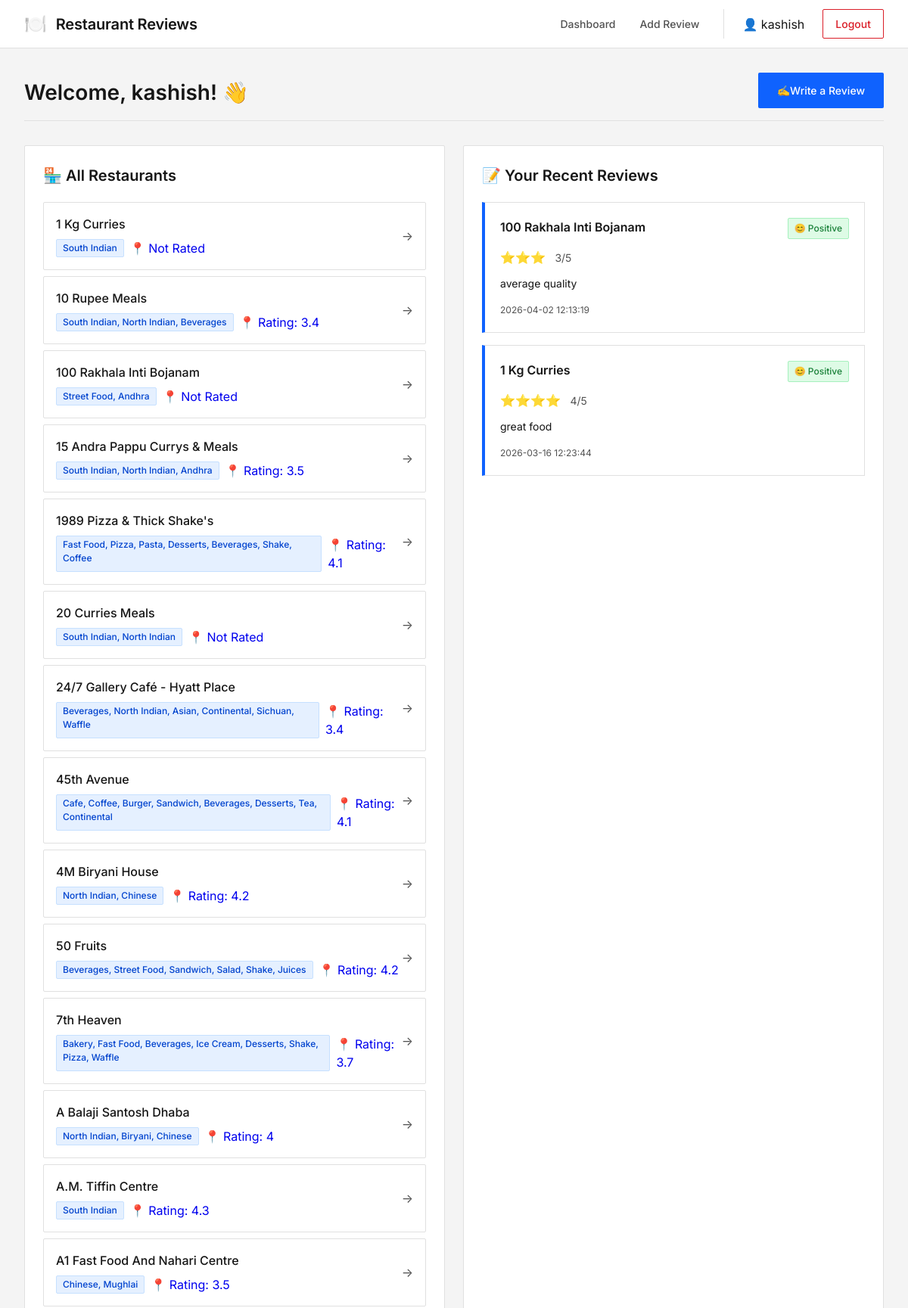
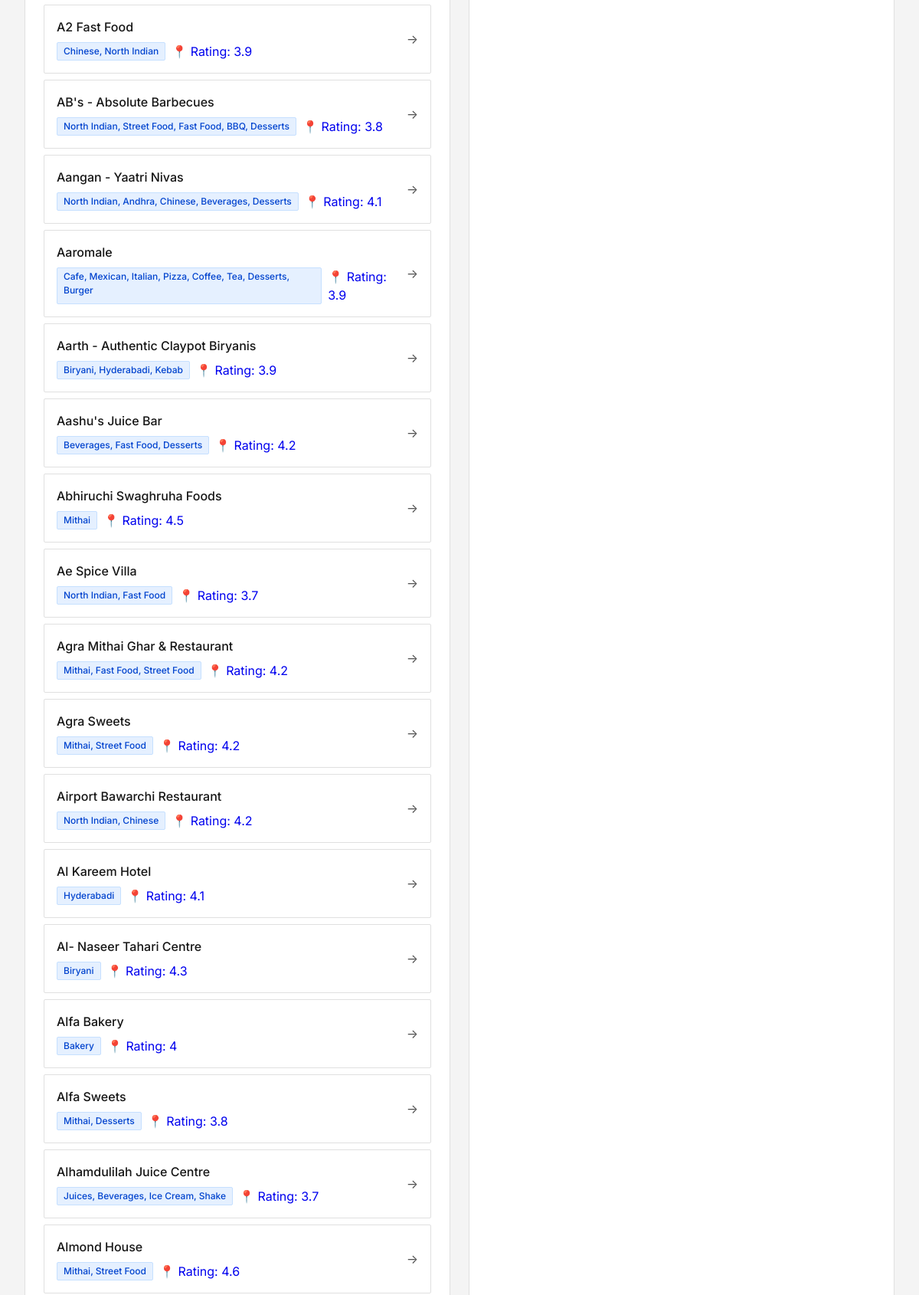
/dashboard (signed in, upper part), run on the app's committed database (2 pictures, top to bottom).
### tables this page shows
CREATE TABLE restaurants (
        id INTEGER PRIMARY KEY AUTOINCREMENT,
        name TEXT UNIQUE NOT NULL,
        cuisine TEXT,
        location TEXT,
        created_at TIMESTAMP DEFAULT CURRENT_TIMESTAMP
    );

### app.py (the view)
@app.route('/dashboard')
def dashboard():
    if 'user_id' not in session:
        return redirect(url_for('login'))
    conn = get_db()
    c = conn.cursor()
    c.execute("SELECT * FROM restaurants ORDER BY name")
    restaurants = c.fetchall()
    c.execute("""SELECT r.*, res.name as restaurant_name
                 FROM reviews r
                 JOIN restaurants res ON r.restaurant_id = res.id
                 WHERE r.user_id = ?
                 ORDER BY r.created_at DESC LIMIT 5""", (session['user_id'],))
    recent_reviews = c.fetchall()
    conn.close()
    return render_template('dashboard.html',
                         restaurants=restaurants,
                         recent_reviews=recent_reviews)

### app.py (called while the page is built)
def get_db():
    conn = sqlite3.connect(DATABASE)
    conn.row_factory = sqlite3.Row
    return conn

### templates/dashboard.html (shortened to what this page needs)
{% extends "base.html" %}
{% block content %}
<div class="container">
    <div class="page-header">
        <h1>Welcome, {{ session.username }}! 👋</h1>
        <a href="{{ url_for('add_review') }}" class="btn btn-primary">
            <span>✍️</span> Write a Review
        </a>
    </div>
    <div class="dashboard-grid">
        <div class="dashboard-card">
            <h2>🏪 All Restaurants</h2>
            <div class="restaurant-list">
                {% for restaurant in restaurants %}
                <a href="{{ url_for('restaurant_details', restaurant_id=restaurant.id) }}"
                   class="restaurant-item">
                    <div class="restaurant-info">
                        <h3>{{ restaurant.name }}</h3>
                        <p class="restaurant-meta">
                            <span class="badge badge-cuisine">{{ restaurant.cuisine }}</span>
                            <span>📍 {{ restaurant.location }}</span>
                        </p>
                    </div>
                    <span class="arrow">→</span>
                </a>
                {% endfor %}
            </div>
        </div>
        <div class="dashboard-card">
            <h2>📝 Your Recent Reviews</h2>
            {% if recent_reviews %}
            <div class="reviews-list">
                {% for review in recent_reviews %}
                <div class="review-item">
                    <div class="review-header">
                        <h4>{{ review.restaurant_name }}</h4>
                        <span class="sentiment-badge sentiment-{{ review.sentiment }}">
                        </span>
                    </div>
                    <div class="rating">
                        <span class="rating-text">{{ review.rating }}/5</span>
                    </div>
                    <p class="review-text">{{ review.review_text[:150] }}{% if review.review_text|length > 150 %}...{% endif %}</p>
                    <p class="review-date">{{ review.created_at }}</p>
                </div>
                {% endfor %}
            </div>
            {% else %}
            <div class="empty-state">
                <p>You haven't written any reviews yet.</p>
                <a href="{{ url_for('add_review') }}" class="btn btn-secondary">Write Your First Review</a>
            </div>
            {% endif %}
        </div>
    </div>
</div>
{% endblock %}

### static/style.css (style rules this page uses)
* { margin: 0; padding: 0; box-sizing: border-box; }
:root { --primary-color: #0f62fe; --primary-dark: #0043ce; --primary-light: #edf5ff; --secondary-color: #198038; --danger-color: #da1e28; --warning-color: #f1c21b; --dark: #161616; --light: #f4f4f4; --surface: #ffffff; --border: #e0e0e0; --border-strong: #8d8d8d; --text-primary: #161616; --text-secondary: #525252; --text-inverse: #ffffff; --positive: #198038; --neutral: #8d8d8d; --negative: #da1e28; --radius-sm: 0.125rem; --radius-md: 0.25rem; --radius-lg: 0.375rem; --transition: background-color 0.15s ease, border-color 0.15s ease, color 0.15s ease; --shadow-subtle: 0 1px 2px rgba(0, 0, 0, 0.05); }
body { font-family: 'Inter', -apple-system, BlinkMacSystemFont, 'Segoe UI', Roboto, Helvetica, Arial, sans-serif; background-color: var(--light); color: var(--text-primary); line-height: 1.5; min-height: 100vh; display: flex; flex-direction: column; -webkit-font-smoothing: antialiased; -moz-osx-font-smoothing: grayscale; }
.container { max-width: 1440px; margin: 0 auto; padding: 0 2rem; }
.btn { padding: 0.75rem 1.5rem; border-radius: var(--radius-sm); text-decoration: none; font-weight: 500; display: inline-flex; align-items: center; justify-content: center; transition: var(--transition); border: 1px solid transparent; cursor: pointer; font-size: 0.875rem; }
.btn-primary { background: var(--primary-color); color: var(--text-inverse); }
.page-header { display: flex; justify-content: space-between; align-items: flex-end; margin-bottom: 2rem; padding-bottom: 1rem; border-bottom: 1px solid var(--border); }
.page-header h1 { font-size: 1.75rem; color: var(--text-primary); font-weight: 600; }
.dashboard-grid { display: grid; grid-template-columns: repeat(auto-fit, minmax(450px, 1fr)); gap: 1.5rem; }
.dashboard-card { background: var(--surface); padding: 1.5rem; border: 1px solid var(--border); border-radius: var(--radius-sm); }
.dashboard-card h2 { margin-bottom: 1.25rem; color: var(--text-primary); font-size: 1.25rem; font-weight: 600; }
.restaurant-list { display: flex; flex-direction: column; gap: 0.5rem; }
.restaurant-item { display: flex; justify-content: space-between; align-items: center; padding: 1rem; background: var(--surface); border: 1px solid var(--border); border-radius: var(--radius-sm); text-decoration: none; transition: var(--transition); }
.restaurant-info h3 { margin-bottom: 0.25rem; color: var(--text-primary); font-weight: 500; font-size: 1rem; }
.restaurant-meta { display: flex; gap: 0.5rem; margin-top: 0.5rem; }
.badge { padding: 0.125rem 0.5rem; border-radius: var(--radius-sm); font-size: 0.75rem; font-weight: 500; border: 1px solid transparent; }
.badge-cuisine { background: #e5f0ff; color: #0043ce; border-color: #c6e0ff; }
.arrow { font-size: 1rem; color: var(--text-secondary); }
.reviews-list { display: flex; flex-direction: column; gap: 1rem; }
.review-item, .review-card { padding: 1.25rem; background: var(--surface); border: 1px solid var(--border); border-left: 4px solid var(--primary-color); }
.review-header { display: flex; justify-content: space-between; align-items: flex-start; margin-bottom: 0.75rem; }
.review-header h4 { color: var(--text-primary); font-weight: 600; font-size: 1rem; }
.sentiment-badge { padding: 0.25rem 0.5rem; border-radius: var(--radius-sm); font-size: 0.75rem; font-weight: 500; display: inline-flex; align-items: center; gap: 0.35rem; border: 1px solid transparent; }
.sentiment-positive { background: #defbe6; color: #198038; border-color: #a6f0bd; }
.rating { margin-bottom: 0.75rem; font-size: 1rem; color: #f1c21b; }
.rating-text { font-size: 0.875rem; color: var(--text-secondary); margin-left: 0.5rem; }
.review-text { color: var(--text-primary); line-height: 1.5; margin-bottom: 1rem; font-size: 0.875rem; }
.review-date { font-size: 0.75rem; color: var(--text-secondary); }

### data on the page
restaurants: name "1 Kg Curries", cuisine "South Indian", location "Not Rated"
restaurants: name "10 Rupee Meals", cuisine "South Indian, North Indian, Beverages", location "Rating: 3.4"
restaurants: name "100 Rakhala Inti Bojanam", cuisine "Street Food, Andhra", location "Not Rated"
restaurants: name "15 Andra Pappu Currys & Meals", cuisine "South Indian, North Indian, Andhra", location "Rating: 3.5"
restaurants: name "1989 Pizza & Thick Shake's", cuisine "Fast Food, Pizza, Pasta, Desserts, Beverages, Shake, Coffee", location "Rating: 4.1"
restaurants: name "20 Curries Meals", cuisine "South Indian, North Indian", location "Not Rated"
restaurants: name "24/7 Gallery Café - Hyatt Place", cuisine "Beverages, North Indian, Asian, Continental, Sichuan, Waffle", location "Rating: 3.4"
restaurants: name "45th Avenue", cuisine "Cafe, Coffee, Burger, Sandwich, Beverages, Desserts, Tea, Continental", location "Rating: 4.1"
restaurants: name "4M Biryani House", cuisine "North Indian, Chinese", location "Rating: 4.2"
restaurants: name "50 Fruits", cuisine "Beverages, Street Food, Sandwich, Salad, Shake, Juices", location "Rating: 4.2"
restaurants: name "7th Heaven", cuisine "Bakery, Fast Food, Beverages, Ice Cream, Desserts, Shake, Pizza, Waffle", location "Rating: 3.7"
restaurants: name "A Balaji Santosh Dhaba", cuisine "North Indian, Biryani, Chinese", location "Rating: 4"
restaurants: name "A.M. Tiffin Centre", cuisine "South Indian", location "Rating: 4.3"
restaurants: name "A1 Fast Food And Nahari Centre", cuisine "Chinese, Mughlai", location "Rating: 3.5"
restaurants: name "A2 Fast Food", cuisine "Chinese, North Indian", location "Rating: 3.9"
restaurants: name "AB's - Absolute Barbecues", cuisine "North Indian, Street Food, Fast Food, BBQ, Desserts", location "Rating: 3.8"
restaurants: name "Aangan - Yaatri Nivas", cuisine "North Indian, Andhra, Chinese, Beverages, Desserts", location "Rating: 4.1"
restaurants: name "Aaromale", cuisine "Cafe, Mexican, Italian, Pizza, Coffee, Tea, Desserts, Burger", location "Rating: 3.9"
restaurants: name "Aarth - Authentic Claypot Biryanis", cuisine "Biryani, Hyderabadi, Kebab", location "Rating: 3.9"
restaurants: name "Aashu's Juice Bar", cuisine "Beverages, Fast Food, Desserts", location "Rating: 4.2"
restaurants: name "Abhiruchi Swaghruha Foods", cuisine "Mithai", location "Rating: 4.5"
restaurants: name "Ae Spice Villa", cuisine "North Indian, Fast Food", location "Rating: 3.7"
restaurants: name "Agra Mithai Ghar & Restaurant", cuisine "Mithai, Fast Food, Street Food", location "Rating: 4.2"
restaurants: name "Agra Sweets", cuisine "Mithai, Street Food", location "Rating: 4.2"
restaurants: name "Airport Bawarchi Restaurant", cuisine "North Indian, Chinese", location "Rating: 4.2"
restaurants: name "Al Kareem Hotel", cuisine "Hyderabadi", location "Rating: 4.1"
restaurants: name "Al- Naseer Tahari Centre", cuisine "Biryani", location "Rating: 4.3"
restaurants: name "Alfa Bakery", cuisine "Bakery", location "Rating: 4"
restaurants: name "Alfa Sweets", cuisine "Mithai, Desserts", location "Rating: 3.8"
restaurants: name "Alhamdulilah Juice Centre", cuisine "Juices, Beverages, Ice Cream, Shake", location "Rating: 3.7"
restaurants: name "Almond House", cuisine "Mithai, Street Food", location "Rating: 4.6"

### other printed values
{{ session.username }} "kashish"
